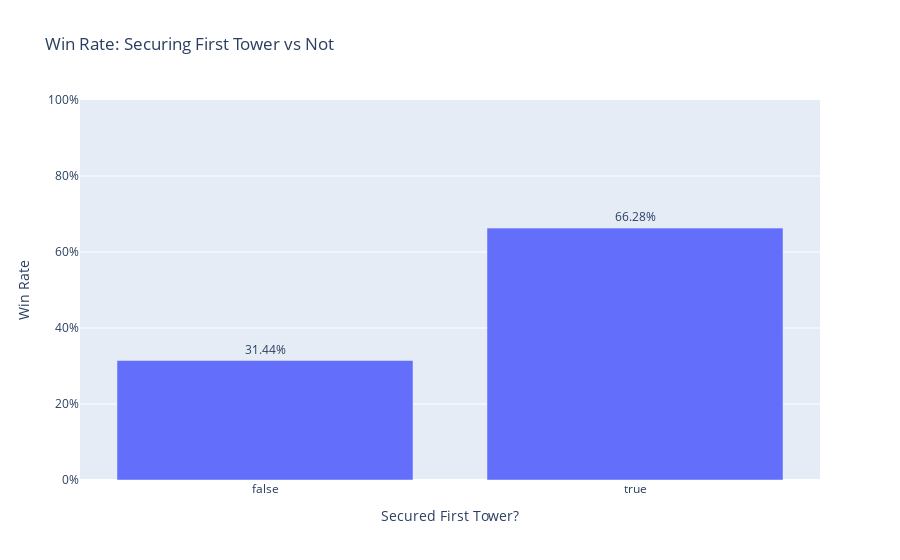

Notebook cell for this chart:
### Markdown cell above
To test whether early objectives impact match outcomes, I perform formal hypothesis tests.

One example:
> **H₀**: Securing the first tower does not affect the chance of winning.  
> **H₁**: Securing the first tower increases the chance of winning.

Using a Z-test for proportions, I compare win rates between teams that secure and don’t secure the first tower.

If the p-value is below a significance threshold (e.g. 0.05), I reject the null hypothesis — providing evidence that early objectives have real impact.

### Code cell
# TODO
count = [df[df['firsttower']]['result'].sum(), df[~df['firsttower']]['result'].sum()]
nobs = [df[df['firsttower']].shape[0], df[~df['firsttower']].shape[0]]

stat, pval = proportions_ztest(count, nobs)
print(f'Z-statistic: {stat:.3f}')
print(f'P-value: {pval:.3f}')

# Calculate win rates
first_tower_grouped = df.groupby('firsttower')['result'].mean().reset_index()

# Plot
fig = px.bar(
    first_tower_grouped,
    x='firsttower',
    y='result',
    text='result',
    title='Win Rate: Securing First Tower vs Not',
    labels={'firsttower': 'Secured First Tower?', 'result': 'Win Rate'},
)
fig.update_traces(texttemplate='%{text:.2%}', textposition='outside')
fig.update_layout(yaxis_tickformat='.0%', yaxis_range=[0, 1])
fig.show()

### Figure 1 — Plotly figure (JSON) as saved in the notebook; plotly's stock layout.template omitted (floating-point values rounded to 4 significant figures)
{"data": [{"alignmentgroup": "True", "hovertemplate": "Secured First Tower?=%{x}<br>Win Rate=%{text}<extra></extra>", "legendgroup": "", "marker": {"color": "#636efa", "pattern": {"shape": ""}}, "name": "", "offsetgroup": "", "orientation": "v", "showlegend": false, "text": [0.3144, 0.6628], "textposition": "outside", "texttemplate": "%{text:.2%}", "type": "bar", "x": [false, true], "xaxis": "x", "y": [0.3144, 0.6628], "yaxis": "y"}], "layout": {"barmode": "relative", "legend": {"tracegroupgap": 0}, "title": {"text": "Win Rate: Securing First Tower vs Not"}, "xaxis": {"anchor": "y", "domain": [0, 1], "title": {"text": "Secured First Tower?"}}, "yaxis": {"anchor": "x", "domain": [0, 1], "range": [0, 1], "tickformat": ".0%", "title": {"text": "Win Rate"}}}}
